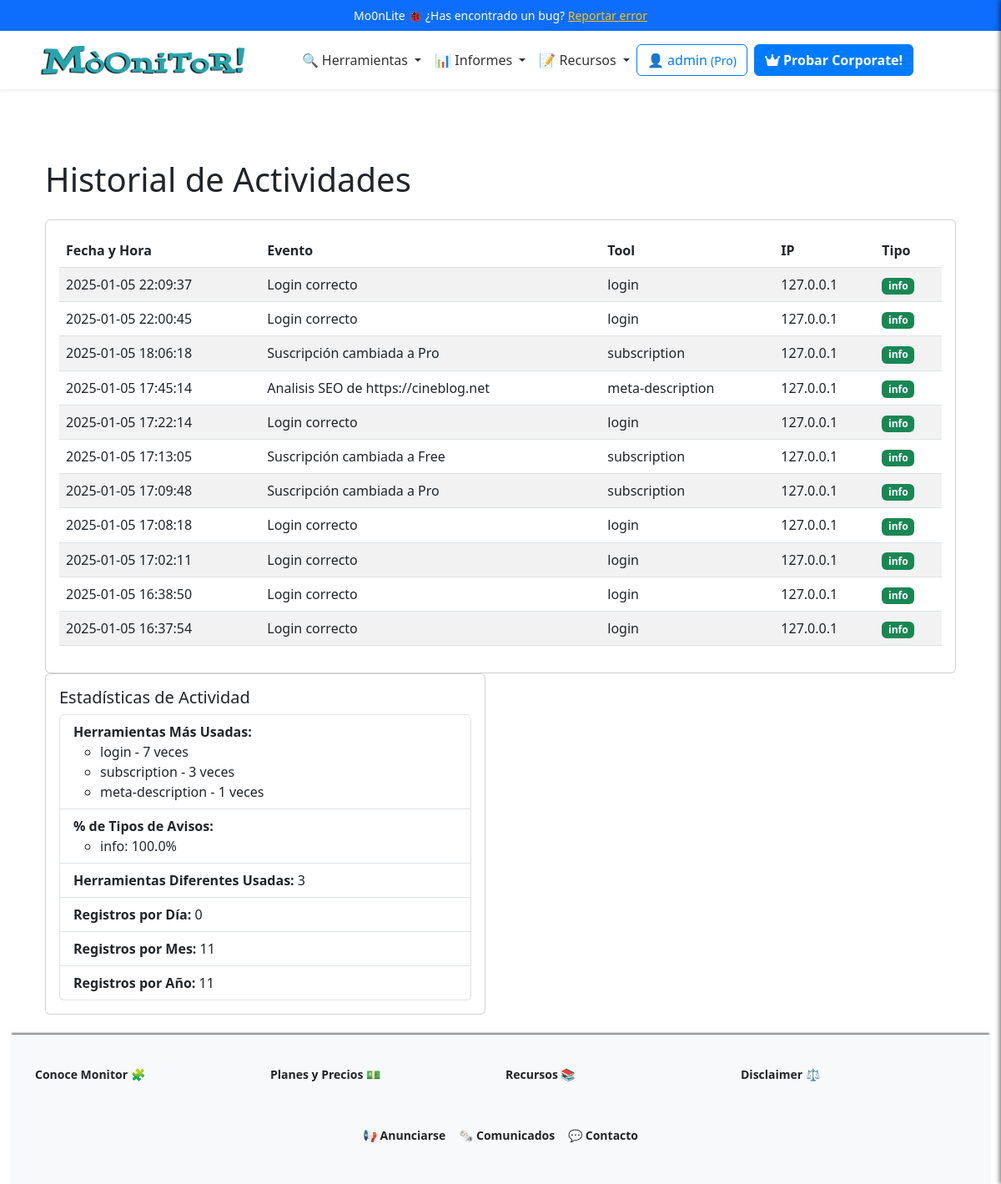
Page /profile/logs (signed in) on the committed database.
### app/models/user_model.py (models this page shows, shortened)
class Users(UserMixin, db.Model):
    __tablename__ = 'Users'
    id = db.Column(db.Integer, primary_key=True)
    username = db.Column(db.String(80), unique=True, nullable=False)
    email = db.Column(db.String(120), unique=True, nullable=False)
    password_hash = db.Column(db.String(255), nullable=False)
    token = db.Column(db.String(255), index=True, unique=True)
    active = db.Column(db.Boolean, default=False)
    registered_on = db.Column(db.DateTime,
                              nullable=False,
                              default=datetime.datetime.utcnow)
    config = db.Column(JSONType)
    role = db.Column(db.String(20), nullable=False, default='usuario')
    subscription_plan = db.Column(Enum('Free',
                                       'Pro',
                                       'Corporate',
                                       name='subscription_plans'),
                                  default='Free')
    subscription_currency = db.Column(
        db.String(3), default='EUR')  # ISO currency codes (e.g., USD, EUR)
    subscription_expiration = db.Column(db.DateTime, nullable=True)
    subscription_frequency = db.Column(Enum('Monthly',
                                            'Annually',
                                            name='subscription_frequency'),
                                       default='Monthly')
    primary_payment = db.Column(JSONType, nullable=True)  # IBAN, SWIFT, etc.
    secondary_payment = db.Column(JSONType, nullable=True)
    transactions = db.relationship('Transaction', backref='user', lazy=True)
    def is_subscription_active(self):
        if not self.subscription_expiration:
            return False
        return self.subscription_expiration > datetime.datetime.utcnow()

class UserLog(db.Model):
    __tablename__ = 'UserLogs'
    id = db.Column(db.Integer, primary_key=True)
    user_id = db.Column(db.Integer, db.ForeignKey('Users.id'), nullable=False)
    username = db.Column(db.String(80), nullable=False)
    event = db.Column(db.String(255),
                      nullable=False)  # Description of the event
    tool = db.Column(db.String(255), nullable=False)  # Tool used
    timestamp = db.Column(db.DateTime,
                          nullable=False,
                          default=datetime.datetime.utcnow)
    ip_address = db.Column(db.String(45), nullable=False)  # Supports IPv4/IPv6
    log_type = db.Column(Enum('info', 'warn', 'err', name='log_types'),
                         nullable=False)

### app/views/user_views.py (the view)
@app.route('/profile/logs')
@login_required
def view_logs():
    breadcrumbs = [{
        'url': '/profile',
        'text': 'Perfil'
    }, {
        'url': '/profile/logs',
        'text': 'Historial de Actividades'
    }]
    logs = UserLog.query.filter_by(user_id=current_user.id).order_by(
        UserLog.timestamp.desc()).all()
    stats = calculate_log_statistics(logs)
    return render_template('user/view_logs.html',
                           logs=logs,
                           stats=stats,
                           breadcrumbs=breadcrumbs)

### app/__init__.py (called while the page is built)
@app.context_processor
def inject_sidebar_info():
    return dict(is_admin=current_user.is_authenticated
                and current_user.role == 'admin')

@app.context_processor
def inject_breadcrumb():
    breadcrumbs = [{
        'url': '/',
        'text': 'Inicio'
    }, {
        'url': '/profile',
        'text': 'Opcion 1'
    }, {
        'url': '/profile/edit',
        'text': 'Sub opcion 1'
    }]
    return {'breadcrumbs': breadcrumbs}

@app.context_processor
def inject_grouped_tools():
    grouped_tools = {}
    for category, tools_in_category in groupby(sorted(
            tools, key=itemgetter('category')),
                                               key=itemgetter('category')):
        subcategories = {}
        for subcategory, tools_in_subcategory in groupby(
                sorted(tools_in_category, key=itemgetter('subcategory')),
                key=itemgetter('subcategory')):
            subcategories[subcategory] = list(tools_in_subcategory)
        grouped_tools[category] = subcategories
    return dict(grouped_tools=grouped_tools)

@login_manager.user_loader
def load_user(user_id):
    return Users.query.get(int(user_id))

### app/templates/user/view_logs.html (shortened to what this page needs)
{% extends 'base.html' %}
{% block content %}
<div class="container">
  <h1 class="my-4">Historial de Actividades</h1>
  <div class="card">
    <div class="card-body">
      {% if logs %}
      <table id="logsTable" class="table table-striped">
        <thead>
          <tr>
            <th>Fecha y Hora</th>
            <th>Evento</th>
            <th>Tool</th>
            <th>IP</th>
            <th>Tipo</th>
          </tr>
        </thead>
        <tbody>
          {% for log in logs %}
          <tr>
            <td>{{ log.timestamp.strftime('%Y-%m-%d %H:%M:%S') }}</td>
            <td>{{ log.event }}</td>
            <td>{{ log.tool }}</td>
            <td>{{ log.ip_address }}</td>
            <td>
              <span class="badge {% if log.log_type == 'info' %}bg-success{% elif log.log_type == 'warn' %}bg-warning{% else %}bg-danger{% endif %}">
                {{ log.log_type }}
              </span>
            </td>
          </tr>
          {% endfor %}
        </tbody>
      </table>
      {% else %}
      <p>No hay registros de actividad disponibles.</p>
      {% endif %}
    </div>
  </div>
    <div class="row mb-4">
        <div class="col-md-6">
          <div class="card">
            <div class="card-body">
              <h5 class="card-title">Estadísticas de Actividad</h5>
              <ul class="list-group">
                <li class="list-group-item">
                  <strong>Herramientas Más Usadas:</strong>
                  <ul>
                    {% for tool, count in stats['most_used_tools'] %}
                    <li>{{ tool }} - {{ count }} veces</li>
                    {% endfor %}
                  </ul>
                </li>
                <li class="list-group-item">
                  <strong>% de Tipos de Avisos:</strong>
                  <ul>
                    {% for log_type, percentage in stats['log_type_percentages'].items() %}
                    <li>{{ log_type }}: {{ percentage|round(2) }}%</li>
                    {% endfor %}
                  </ul>
                </li>
                <li class="list-group-item">
                  <strong>Herramientas Diferentes Usadas:</strong> {{ stats['unique_tools'] }}
                </li>
                <li class="list-group-item">
                  <strong>Registros por Día:</strong> {{ stats['logs_per_day'] }}
                </li>
                <li class="list-group-item">
                  <strong>Registros por Mes:</strong> {{ stats['logs_per_month'] }}
                </li>
                <li class="list-group-item">
                  <strong>Registros por Año:</strong> {{ stats['logs_per_year'] }}
                </li>
              </ul>
            </div>
          </div>
        </div>
      </div>
</div>
{% endblock %}

### app/templates/base.html (shortened to what this page needs)
<!DOCTYPE html>
<html lang="en">
<head>
    <link href="https://cdn.jsdelivr.net/npm/bootstrap@5.3.0-alpha1/dist/css/bootstrap.min.css" rel="stylesheet">
    <link href="https://cdnjs.cloudflare.com/ajax/libs/font-awesome/6.0.0-beta3/css/all.min.css" rel="stylesheet">
    <link href="https://cdn.jsdelivr.net/npm/simple-datatables@latest/dist/style.css" rel="stylesheet">
    <link rel="stylesheet"
        href="https://cdnjs.cloudflare.com/ajax/libs/bootstrap-icons/1.8.1/font/bootstrap-icons.min.css">
    <link rel="stylesheet" href="{{ url_for('static', filename='css/style.css') }}">
</head>
<body>
    {% include 'inc/header.html' %}
    <div class="container-fluid">
        <div class="row-0">
            <div class="col" id="main-content">
                <div class="container mt-0">
                    {% block content %}
                    {% endblock %}
                </div>
                {% include 'inc/footer.html' %}
            </div>
        </div>
    </div>
</body>
</html>

### app/templates/inc/header.html (shortened to what this page needs)
<header class="header">
  <div class="info-bar text-center py-2 bg-primary text-white">
    Mo0nLite 🐞 ¿Has encontrado un bug? <a href="#" class="text-warning text-decoration-underline">Reportar error</a>
  </div>
  {% include 'inc/navbar.html' %}
</header>

### app/templates/inc/navbar.html (shortened to what this page needs)
<nav class="navbar navbar-expand-lg navbar-light bg-white shadow-sm">
  <div class="container">
    <a class="navbar-brand mx-auto" href="{{ url_for('index') }}">
      <img src="{{ url_for('static', filename='logo.png') }}" alt="Logo" height="50"
        class="d-inline-block align-text-top">
    </a>
    <div class="collapse navbar-collapse justify-content-center" id="navbarNav">
      <ul class="navbar-nav align-items-center">
        <li class="nav-item dropdown">
          <a class="nav-link dropdown-toggle" href="#" id="domainDnsDropdown" role="button" data-bs-toggle="dropdown"
            aria-expanded="false">
            🔍 Herramientas
          </a>
        </li>
        <li class="nav-item dropdown">
          <a class="nav-link dropdown-toggle" href="#" id="domainDnsDropdown" role="button" data-bs-toggle="dropdown"
            aria-expanded="false">
            📊 Informes
          </a>
        </li>
        <li class="nav-item dropdown">
          <a class="nav-link dropdown-toggle" href="#" id="domainDnsDropdown" role="button" data-bs-toggle="dropdown"
            aria-expanded="false">
            📝 Recursos
          </a>
        </li>
      </ul>
    <div class="d-flex flex-column flex-sm-row align-items-center justify-content-center ms-0 mb-3 mt-3">
      {% if current_user.is_authenticated %}
          <a href="/dashboard" class="btn btn-outline-primary mb-2 mb-sm-0 me-sm-2">
              <span class="item-responsive">👤 {{ current_user.username }}
                  <small>({{ current_user.subscription_plan }})</small>
              </span>
          </a>
          {% if current_user.subscription_plan == "Free" %}
              <a class="btn btn-primary mb-2 mb-sm-0 me-sm-2 text-decoration-none fw-semibold" href="{{ url_for('edit_subscription') }}">
                  <i class="fa-solid fa-rocket"></i> Mejorar!
              </a>
          {% elif current_user.subscription_plan == "Pro" %}
              <a class="btn btn-primary mb-2 mb-sm-0 me-sm-2 text-decoration-none fw-semibold" href="{{ url_for('edit_subscription') }}">
                  <i class="fa-solid fa-crown"></i> Probar Corporate!
              </a>
          {% endif %}
      {% endif %}
  </div>
    </div>
  </div>
</nav>

### app/templates/inc/footer.html
<footer>
  <div class="container">
    <div class="row">
      <div class="col-md-3 footer-column">
        <h6 class="dropdown-header">Conoce Monitor 🧩</h6>
      </div>
      <div class="col-md-3 footer-column">
        <h6 class="dropdown-header">Planes y Precios 💵</h6>
      </div>
      <div class="col-md-3 footer-column">
        <h6 class="dropdown-header">Recursos 📚</h6>
      </div>
      <div class="col-md-3 footer-column">
        <h6 class="dropdown-header">Disclaimer ⚖️</h6>
      </div>
    </div>
  </div>
  <div class="top-bar d-flex justify-content-center align-items-center py-2 bg-light">
    <div class="d-flex flex-wrap gap-3">
      <a href="#" class="text-dark text-decoration-none fw-semibold">📢 Anunciarse</a>
      <a href="#" id="showSidebar" class="text-dark text-decoration-none fw-semibold">🗞️ Comunicados</a>
      <a href="#" class="text-dark text-decoration-none fw-semibold">💬 Contacto</a>
    </div>
  </div>
</footer>

### app/static/css/style.css (style rules this page uses)
:root { --primary-color: #007bff; --secondary-color: #6c757d; --background-color: #f8f9fa; --text-color: #212529; --info-color: #7c71c5; --navbar-background: white; --navbar-shadow: 0 4px 2px -2px rgba(0, 0, 0, 0.1); --navbar-link: #333; --white: #fff; --featured-column: #f9f9f9; --menu-header: #000; --menu-separator: #ccc; --hover-background: #e0e0e0; }
body { display: flex; flex-direction: column; min-height: 100vh; background-image: url('https://ciberpunk.es/wp-content/uploads/2020/12/finance4-section-bg2.png'); background-repeat: repeat-y; background-blend-mode: normal; }
.container-fluid { flex: 1; }
.info-bar, .top-bar { font-size: 14px; padding: 5px 0; }
.top-bar a { color: var(--text-color) !important; text-decoration: none; }
.info-bar { background-color: var(--secondary-color); color: var(--white); }
.navbar { background-color: var(--navbar-background); box-shadow: var(--navbar-shadow); width: 100%; display: block; padding: 0; position: relative; }
.navbar-nav .nav-link { color: var(--navbar-link); }
.btn-primary { background-color: var(--primary-color); border-color: var(--primary-color); }
.btn-outline-primary { border-color: var(--primary-color); color: var(--primary-color); }
footer { background-color: var(--background-color); padding: 40px 0; color: var(--text-color); box-shadow: 0 -4px 2px -2px gray; }
footer .footer-column { margin-bottom: 30px; }
footer .footer-column h6 { font-weight: bold; margin-bottom: 15px; }
#main-content { margin-top: 60px; }
.row { margin-right: 0 !important; }

### app/templates/inc/navbar.html (style rules this page uses)
.dropdown-header { font-weight: bold; margin-bottom: 2px; }

### rows in the picture
Users: username "admin", subscription_plan "Pro"
UserLog: timestamp "2025-01-05 22:09:37", event "Login correcto", tool "login", ip_address "127.0.0.1", log_type "info", count "7"
UserLog: timestamp "2025-01-05 22:00:45", event "Login correcto", tool "login", ip_address "127.0.0.1", log_type "info"
UserLog: timestamp "2025-01-05 18:06:18", event "Suscripción cambiada a Pro", tool "subscription", ip_address "127.0.0.1", log_type "info", count "3"
UserLog: timestamp "2025-01-05 17:45:14", event "Analisis SEO de https://cineblog.net", tool "meta-description", ip_address "127.0.0.1", log_type "info", user "1"
UserLog: timestamp "2025-01-05 17:22:14", event "Login correcto", tool "login", ip_address "127.0.0.1", log_type "info"
UserLog: timestamp "2025-01-05 17:13:05", event "Suscripción cambiada a Free", tool "subscription", ip_address "127.0.0.1", log_type "info"
UserLog: timestamp "2025-01-05 17:09:48", event "Suscripción cambiada a Pro", tool "subscription", ip_address "127.0.0.1", log_type "info"
UserLog: timestamp "2025-01-05 17:08:18", event "Login correcto", tool "login", ip_address "127.0.0.1", log_type "info"
UserLog: timestamp "2025-01-05 17:02:11", event "Login correcto", tool "login", ip_address "127.0.0.1", log_type "info"
UserLog: timestamp "2025-01-05 16:38:50", event "Login correcto", tool "login", ip_address "127.0.0.1", log_type "info"
UserLog: timestamp "2025-01-05 16:37:54", event "Login correcto", tool "login", ip_address "127.0.0.1", log_type "info"

### other values in the picture
{{ log_type }} "info"
{{ percentage|round(2) }} "100.0"
{{ stats['unique_tools'] }} "3"
{{ stats['logs_per_day'] }} "0"
{{ stats['logs_per_month'] }} "11"
{{ stats['logs_per_year'] }} "11"
